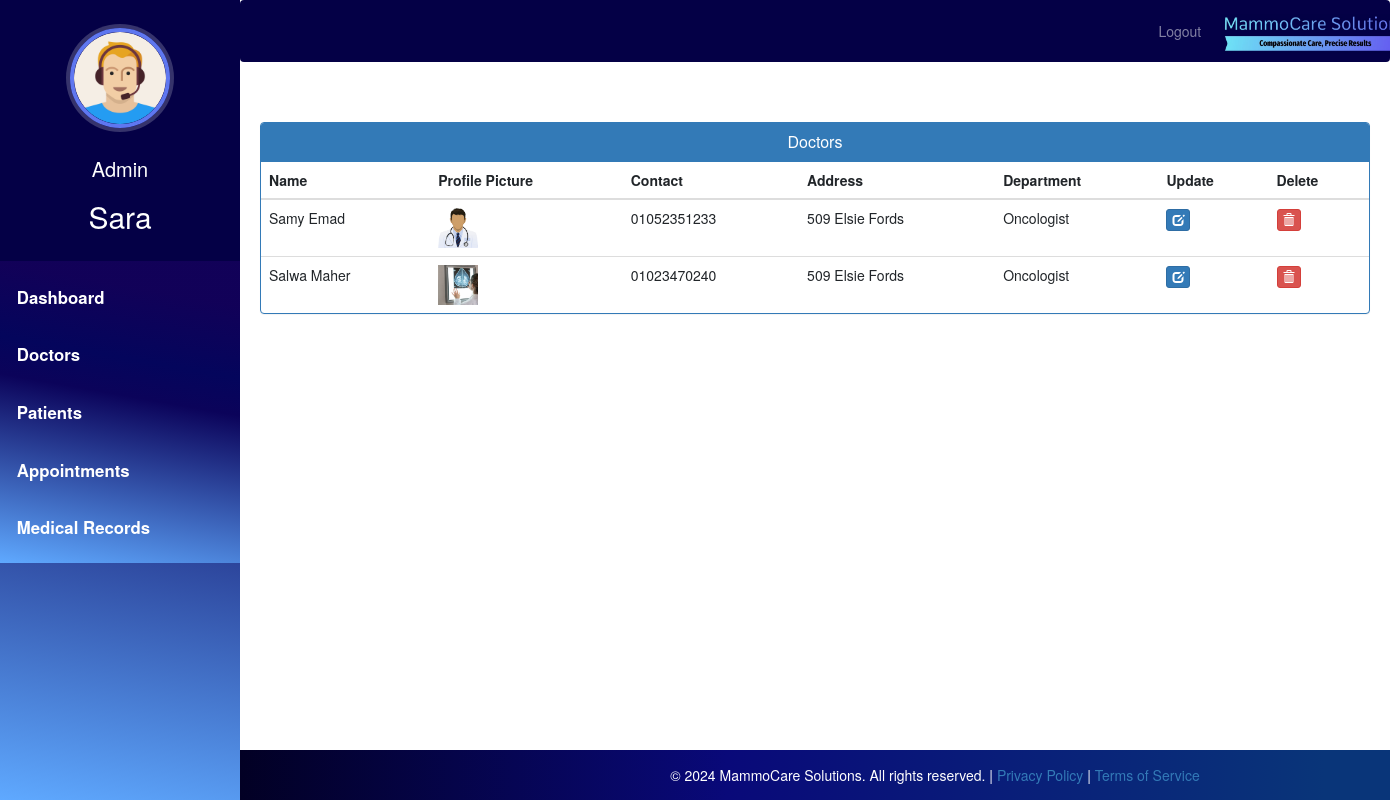
The app's page /admin-view-doctor (signed in) with its own data.
### hospital/models.py (models this page shows, shortened)
class Doctor(models.Model):
    user=models.OneToOneField(User,on_delete=models.CASCADE)
    profile_pic= models.ImageField(upload_to='profile_pic/DoctorProfilePic/', null=True,blank=True)
    address = models.CharField(max_length=40)
    mobile = models.CharField(max_length=20,null=True)
    department= models.CharField(max_length=50, default='Oncologist')
    status=models.BooleanField(default=False)
    @property
    def get_name(self):
        return self.user.first_name+" "+self.user.last_name

### hospital/views.py (the view)
# urls.py: path('admin-view-doctor', views.admin_view_doctor_view,name='admin-view-doctor'),
@login_required(login_url='adminlogin')
@user_passes_test(is_admin)
def admin_view_doctor_view(request):
    doctors=models.Doctor.objects.all().filter(status=True)
    return render(request,'hospital/admin_view_doctor.html',{'doctors':doctors})

### hospital/views.py (called while the page is built)
def is_admin(user):
    return user.groups.filter(name='ADMIN').exists()

### templates/hospital/admin_view_doctor.html (shortened to what this page needs)
{% extends 'hospital/admin_base.html' %}
{% block content %}
{% load static %}
<head>
  <link href="//netdna.bootstrapcdn.com/bootstrap/3.0.0/css/bootstrap.min.css" rel="stylesheet" id="bootstrap-css">
</head>
<div class="container">
  <div class="panel panel-primary">
    <div class="panel-heading">
      <h6 class="panel-title">Doctors</h6>
    </div>
    <table class="table table-hover" id="dev-table">
      <thead>
        <tr>
          <th>Name</th>
          <th>Profile Picture</th>
          <th>Contact</th>
          <th>Address</th>
          <th>Department</th>
          <th>Update</th>
          <th>Delete</th>
        </tr>
      </thead>
      {% for d in doctors %}
      <tr>
        <td> {{d.get_name}}</td>
        <td> <img src="{% static d.profile_pic.url %}" alt="Profile Pic" height="40px" width="40px" /></td>
        <td>{{d.mobile}}</td>
        <td>{{d.address}}</td>
        <td>{{d.department}}</td>
        <td><a class="btn btn-primary btn-xs" href="{% url 'update-doctor' d.id  %}"><span class="glyphicon glyphicon-edit"></span></a></td>
        <td><a class="btn btn-danger btn-xs" href="{% url 'delete-doctor-from-hospital' d.id  %}"><span class="glyphicon glyphicon-trash"></span></a></td>
      </tr>
      {% endfor %}
    </table>
  </div>
</div>
<div class="footer-container">
  <footer>
    <div class="footer-content">
      <p>
        &copy; 2024 MammoCare Solutions. All rights reserved. | <a href="/privacy_policy">Privacy Policy</a> | <a href="/terms">Terms of Service</a>
      </p>
    </div>
  </footer>
</div>
{% endblock content %}

### templates/hospital/admin_base.html (shortened to what this page needs)
<!DOCTYPE html>
{% load static %}
<html lang="en">
<head>
  <link rel="stylesheet" href="https://stackpath.bootstrapcdn.com/bootstrap/4.3.1/css/bootstrap.min.css">
  <link rel="stylesheet" href="https://maxcdn.bootstrapcdn.com/font-awesome/4.7.0/css/font-awesome.min.css">
  <link rel="stylesheet" href="{% static '/style.css' %}">
</head>
<body>
  <nav class="menu" tabindex="0">
    <header class="avatar">
      <div style="display: inline-block;">
        <img src="{% static "images/adminpropic.png" %}" />
        <br><br>
        <h6 style="color: white; font-size: 20px;">Admin</h6>
      </div>
      <h2>{{ request.user.first_name }}</h2>
    </header>
    <ul>
      <li tabindex="0" class="icon-dashboard"> <a style="color:white; text-decoration:none;" href="/admin-dashboard"><span>Dashboard</span></a> </li>
      <li tabindex="0" class="icon-customers"> <a style="color:white; text-decoration:none;" href="/admin-doctor"><span>Doctors</span></a></li>
      <li tabindex="0" class="icon-users"> <a style="color:white; text-decoration:none;" href="/admin-patient"><span>Patients</span></a></li>
      <li tabindex="0" class="icon-calendar"> <a style="color:white; text-decoration:none;" href="/admin-appointment"><span>Appointments</span></a></li>
      <li tabindex="0" class="icon-calendar"> <a style="color:white; text-decoration:none;" href="/admin-medical-records"><span>Medical Records</span></a></li>
    </ul>
  </nav>
  <main>
    <div class="bs-example">
      <nav class="navbar navbar-expand-md navbar-dark fixed-top" style="background:#040046;">
        <div class="navbar-nav" style=" margin-left: 80%;">
          <a href="/index" class="nav-item nav-link">Logout</a>
        </div>
        <a href="/admin-dashboard" class="navbar-brand">
          <img src="{% static 'images/mammocare-logo.jpeg' %}" alt="Logo" height="40" style="margin-top: -7px;">
        </a>
      </nav>
    </div>
    <br><br>
    {% block content %}
    {% endblock content %}
    <br><br><br><br>
    <footer>
      <br>
      <div class="container">
      </div>
    </footer>
  </main>
</body>
</html>

### static/style.css (style rules this page uses)
body { padding-left: 240px; }
main { position: relative; height: 100vh; }
.menu { background: #5bc995; height: 100vh; width: 240px; position: fixed; top: 0px; left: 0; z-index: 5; outline: none; }
.menu .avatar { background: rgba(0, 0, 0, 0.1); padding: 2em 0.5em; text-align: center; }
.menu .avatar img { width: 100px; border-radius: 50%; overflow: hidden; border: 4px solid #ffea92; box-shadow: 0 0 0 4px rgba(255, 255, 255, 0.2); }
.menu .avatar h2 { font-weight: normal; margin-bottom: 0; }
.menu ul { list-style: none; padding: 0.5em 0; margin: 0; }
.menu ul li { padding: 0.5em 1em 0.5em 3em; font-size: 0.95em; font-weight: regular; background-repeat: no-repeat; background-position: left 15px center; background-size: auto 20px; transition: all 0.15s linear; cursor: pointer; }
.menu ul li.icon-dashboard { background-image: url("http://www.entypo.com/images//gauge.svg"); }
.menu ul li.icon-customers { background-image: url("http://www.entypo.com/images//briefcase.svg"); }
.menu ul li.icon-users { background-image: url("http://www.entypo.com/images//users.svg"); }
.menu ul li.icon-calendar { background-image: url("http://www.entypo.com/images//calendar.svg"); }

### templates/hospital/admin_base.html (style rules this page uses)
a:link { text-decoration: none; }
a { color: white; }
footer { padding: 0px 0px 0px 0px; background-color: black; margin: 0px; }
p { text-align: center; }
body { padding-left: 240px; }
main { position: relative; height: 100vh; }
.menu { background: #03a9f4; height: 100vh; width: 240px; position: fixed; top: 0px; left: 0; z-index: 5; outline: none; }
.menu .avatar { background: rgba(0, 0, 0, 0.1); padding: 2em 0.5em; text-align: center; }
.menu .avatar img { width: 100px; border-radius: 50%; overflow: hidden; border: 4px solid #ffea92; box-shadow: 0 0 0 4px rgba(255, 255, 255, 0.2); }
.menu .avatar h2 { font-weight: normal; margin-bottom: 0; }
.menu ul { list-style: none; padding: 0.5em 0; margin: 0; }
.menu ul li { padding: 0.5em 1em 0.5em 3em; font-size: 0.95em; font-weight: regular; background-repeat: no-repeat; background-position: left 15px center; background-size: auto 20px; transition: all 0.15s linear; cursor: pointer; }
.menu ul li.icon-dashboard { background-image: url("http://www.entypo.com/images//gauge.svg"); }
.menu ul li.icon-customers { background-image: url("http://www.entypo.com/images//briefcase.svg"); }
.menu ul li.icon-users { background-image: url("http://www.entypo.com/images//users.svg"); }
.menu ul li.icon-calendar { background-image: url("http://www.entypo.com/images//calendar.svg"); }
body { padding-left: 240px; margin-top: 50px; }
.menu { background: rgb(2,0,36); background: linear-gradient(10deg, rgba(2,0,36,1) 0%, rgba(95,169,255,1) 0%, rgba(11,3,90,1) 55%, rgba(4,5,92,1) 66%, rgba(18,1,88,0.9568160027682948) 87%); height: 100vh; width: 240px; position: fixed; top: 0px; left: 0; z-index: 5; outline: none; transition: left 0.3s; }
.menu .avatar { background: #040046; padding: 2em 0.5em; text-align: center; }
.menu .avatar img { width: 100px; height: 100px; border-radius: 50%; overflow: hidden; border: 4px solid #5f77f0; box-shadow: 0 0 0 4px rgba(255, 255, 255, 0.2); }
.menu .avatar h2 { font-weight: normal; margin-bottom: 0; color: #fff; margin-top: 10px; }
.menu ul { list-style: none; padding: 0.5em 0; margin: 0; background: rgb(2,0,36); background: linear-gradient(10deg, rgba(2,0,36,1) 0%, rgba(95,169,255,1) 0%, rgba(11,3,90,1) 55%, rgba(4,5,92,1) 66%, rgba(18,1,88,0.9568160027682948) 87%); }
.menu ul li { padding: 1em; font-size: 1.2em; font-weight: bold; transition: background-color 0.3s ease; }
.menu ul li a { color: #fff; text-decoration: none; }
footer { padding: 0px 0px 0px 0px; background: rgb(2, 0, 36); background: linear-gradient(90deg, rgba(2, 0, 36, 1) 0%, rgba(9, 9, 121, 1) 35%, rgba(9, 53, 121, 1) 78%); margin: 0px; position: fixed; bottom: 0; width: 100%; height: 50px; text-align: center; }

### templates/hospital/admin_view_doctor.html (style rules this page uses)
.footer-container { position: fixed; width: 100%; z-index: 1001; }
.footer-content { padding: 10px 0; bottom: 0px; }
footer { padding: 0px 0px; background: rgb(2, 0, 36); background: linear-gradient(90deg, rgba(2, 0, 36, 1) 0%, rgba(9, 9, 121, 1) 35%, rgba(9, 53, 121, 1) 78%); position: fixed; margin: 0px; width: 100%; height: 50px; color: white; z-index: 0; }
footer p { margin: 5px 0; font-size: 14px; }
a:link { text-decoration: none; }
h6 { text-align: center; }

### records on screen
Doctor: get_name "Samy Emad", profile_pic (picture), mobile "01052351233", address "509 Elsie Fords", department "Oncologist"
Doctor: get_name "Salwa Maher", profile_pic (picture), mobile "01023470240", address "509 Elsie Fords", department "Oncologist"

### other values on screen
{{ request.user.first_name }} "Sara"
